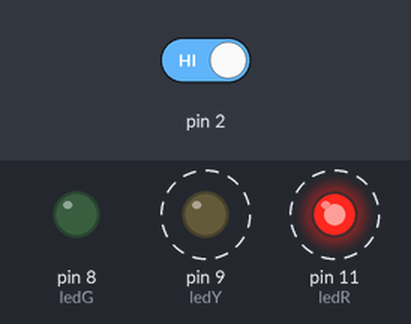
Bench run of a sketch on a simulated Arduino Uno, built with avr-gcc and run on an emulated ATmega328P. Parts: output pins drawn as LEDs (lit = HIGH). Dashed ring = blinking. The test bench sets the inputs (shaded band); at power-on: pin 2 HIGH.

Above: at 1.2 s.
1.3 s: pin 2 driven LOW
At 2.3 s:
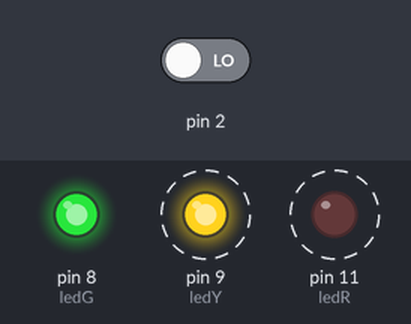
Timing chart, 0 to 10.3 s (numbered marks = the images above; inputs shaded):
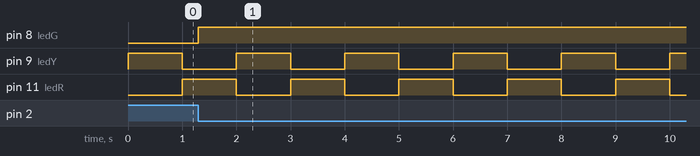

The sketch:

atividade2.ino
```cpp
int ledR = 11, ledY= 9, ledG = 8;
volatile boolean rapido = false;

void setup() {

  pinMode(ledR, OUTPUT);
  pinMode(ledY, OUTPUT);
  pinMode(ledG, OUTPUT);
  attachInterrupt(0,algoAconteceu,FALLING);

}

void loop() {

  digitalWrite(ledY,HIGH);
  digitalWrite(ledR,LOW);
  delay(1000);
  digitalWrite(ledY,LOW);
  digitalWrite(ledR,HIGH);
  delay(1000);

}

void algoAconteceu(){
  rapido = !rapido;
  digitalWrite(ledG,rapido);
}
```

Measured:
- after the input at 1.3 s, pin 8 (ledG): LOW → HIGH at once
- by itself, pin 9 (ledY), pin 11 (ledR): alternates HIGH for 1.0 s and LOW for 1.0 s
